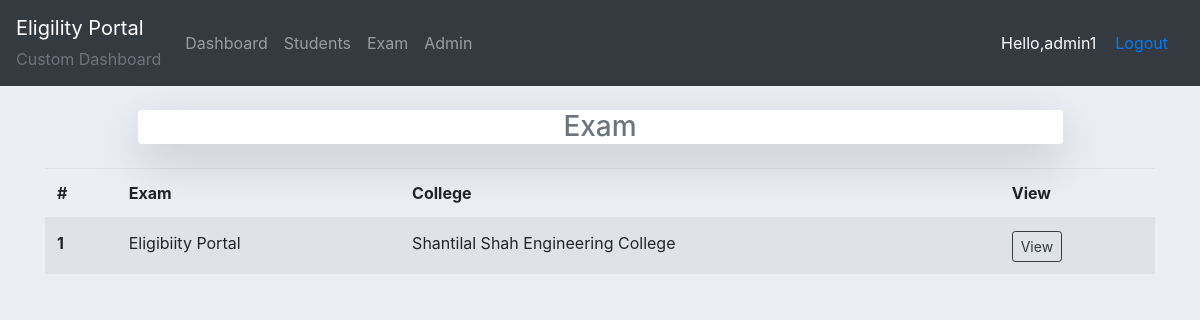
Screenshot of /adminapp/college-exam/1 (signed in) with the database file from the repository.
### exam/models.py (models this page shows, shortened)
class Exam(models.Model):
    exam_name = models.CharField(max_length=100)
    college = models.ForeignKey(College, on_delete=models.DO_NOTHING, related_name='exam')

class College(models.Model):
    clg_name = models.CharField(max_length=300)
    def __str__(self):
        return self.clg_name

### exam/decorators.py (the view)
        def wrapper_func(request, *args,  **kwargs):
            group = None
            if request.user.groups.exists():
                group = request.user.groups.all()[0].name
            if group in allowed_roles:
                return view_func(request, *args, **kwargs)
            else:
                return HttpResponse('Not Allowed')

### adminapp/views.py (called while the page is built)
@login_required(login_url='loginadmin/')
@allowed_users(allowed_roles=['admin'])
def fetchExams(request, id):
    exam_list = Exam.objects.filter(college=id).prefetch_related('college')
    context = {'exam_list':exam_list}
    return render(request, 'adminapp/college_exam.html', context)

### adminapp/templates/adminapp/college_exam.html (shortened to what this page needs)
{% extends 'adminapp/main.html' %}
{% block content %}
<div class="container">
    <div class="colleges col-md-10 my-4 offset-md-1 shadow-lg bg-white rounded align-middle"><h3 class="head text-center text-muted align-middle">Exam</h3></div>
    <table class="table table-striped">
        <thead>
          <tr>
            <th scope="col">#</th>
            <th scope="col">Exam</th>
            <th scope="col">College</th>
            <th>View</th>
          </tr>
        </thead>
        <tbody>
            {% if exam_list %}
            {% for exam in exam_list %}
                <tr>
                    <th scope="row">{{ forloop.counter }}</th>
                    <td>{{exam.exam_name}}</td>
                    <td>{{exam.college}}</td>
                    <td><a href="{% url 'exam-info' exam.id%}" class="btn btn-sm btn-outline-dark">View</a></td>
                </tr>
            {% endfor %}
            {% endif %}
        </tbody>
      </table>
  </div>
{% endblock  %}

### adminapp/templates/adminapp/navbar.html (shortened to what this page needs)
{% load static %}
<nav class="navbar navbar-expand-lg navbar-dark bg-dark">
  <a class="navbar-brand" href="#">Eligility Portal
    <div class="text-muted"><small>Custom Dashboard</small></div>
  </a>
  <div class="collapse navbar-collapse" id="navbarNav">
    <ul class="navbar-nav">
      <li class="nav-item">
        <a class="nav-link" href="{% url 'adminhome' %}">Dashboard</a>
      </li>
      <li class="nav-item">
        <a class="nav-link" href="{% url 'all-students-data' %}">Students</a>
      </li>
      <li class="nav-item">
        <a class="nav-link" href="{% url 'exam' %}">Exam</a>
      </li>
      <li class="nav-item">
        <a class="nav-link" href="{% url 'adminuser' %}">Admin</a>
      </li>
    </ul>
  </div>
  <span id="user-mg">Hello,{{request.user}}</span>
  <span><a href="{% url 'logoutadmin' %}" class="nav-link link-nav">Logout</a></span>
</nav>

### adminapp/static/adminapp/css/main.css (style rules this page uses)
body { background-color: #ebeff5; }

### adminapp/templates/adminapp/navbar.html (style rules this page uses)
#user-mg, #link-nav { color:#fff; margin-right: 3px; }

### rows the page displays
Exam: exam_name "Eligibiity Portal", college "Shantilal Shah Engineering College"

### other values shown
{{ request.user }} "admin1"
